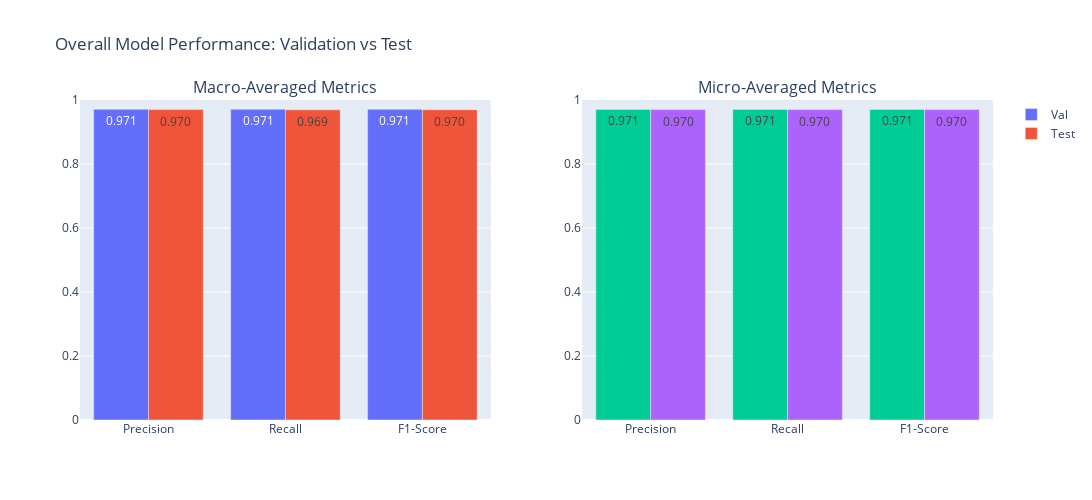

The notebook cell this image was saved under:
### Code cell
# Visualize overall metrics
print("\n=== VISUALIZING OVERALL METRICS ===")

fig = make_subplots(
    rows=1, cols=2,
    subplot_titles=('Macro-Averaged Metrics', 'Micro-Averaged Metrics')
)

metrics_names = ['Precision', 'Recall', 'F1-Score']
val_macro = [val_macro_precision, val_macro_recall, val_macro_f1]
test_macro = [test_macro_precision, test_macro_recall, test_macro_f1]
val_micro = [val_micro_precision, val_micro_recall, val_micro_f1]
test_micro = [test_micro_precision, test_micro_recall, test_micro_f1]

# Macro metrics
fig.add_trace(go.Bar(
    name='Val',
    x=metrics_names,
    y=val_macro,
    text=[f'{v:.3f}' for v in val_macro],
    textposition='auto',
), row=1, col=1)

fig.add_trace(go.Bar(
    name='Test',
    x=metrics_names,
    y=test_macro,
    text=[f'{v:.3f}' for v in test_macro],
    textposition='auto',
), row=1, col=1)

# Micro metrics
fig.add_trace(go.Bar(
    name='Val',
    x=metrics_names,
    y=val_micro,
    text=[f'{v:.3f}' for v in val_micro],
    textposition='auto',
    showlegend=False
), row=1, col=2)

fig.add_trace(go.Bar(
    name='Test',
    x=metrics_names,
    y=test_micro,
    text=[f'{v:.3f}' for v in test_micro],
    textposition='auto',
    showlegend=False
), row=1, col=2)

fig.update_layout(
    title_text='Overall Model Performance: Validation vs Test',
    barmode='group',
    width=1200,
    height=500
)

fig.update_yaxes(range=[0, 1])

fig.show()
print("✓ Overall metrics visualization complete")

### Figure 1 — Plotly figure (JSON) as saved in the notebook; plotly's stock layout.template omitted (floating-point values rounded to 4 significant figures)
{"data": [{"name": "Val", "text": ["0.971", "0.971", "0.971"], "textposition": "auto", "type": "bar", "x": ["Precision", "Recall", "F1-Score"], "xaxis": "x", "y": [0.9709, 0.9709, 0.9709], "yaxis": "y"}, {"name": "Test", "text": ["0.970", "0.969", "0.970"], "textposition": "auto", "type": "bar", "x": ["Precision", "Recall", "F1-Score"], "xaxis": "x", "y": [0.9701, 0.9693, 0.9697], "yaxis": "y"}, {"name": "Val", "showlegend": false, "text": ["0.971", "0.971", "0.971"], "textposition": "auto", "type": "bar", "x": ["Precision", "Recall", "F1-Score"], "xaxis": "x2", "y": [0.9705, 0.9705, 0.9705], "yaxis": "y2"}, {"name": "Test", "showlegend": false, "text": ["0.970", "0.970", "0.970"], "textposition": "auto", "type": "bar", "x": ["Precision", "Recall", "F1-Score"], "xaxis": "x2", "y": [0.97, 0.97, 0.97], "yaxis": "y2"}], "layout": {"annotations": [{"font": {"size": 16}, "showarrow": false, "text": "Macro-Averaged Metrics", "x": 0.225, "xanchor": "center", "xref": "paper", "y": 1, "yanchor": "bottom", "yref": "paper"}, {"font": {"size": 16}, "showarrow": false, "text": "Micro-Averaged Metrics", "x": 0.775, "xanchor": "center", "xref": "paper", "y": 1, "yanchor": "bottom", "yref": "paper"}], "barmode": "group", "height": 500, "title": {"text": "Overall Model Performance: Validation vs Test"}, "width": 1200, "xaxis": {"anchor": "y", "domain": [0, 0.45]}, "xaxis2": {"anchor": "y2", "domain": [0.55, 1]}, "yaxis": {"anchor": "x", "domain": [0, 1], "range": [0, 1]}, "yaxis2": {"anchor": "x2", "domain": [0, 1], "range": [0, 1]}}}
